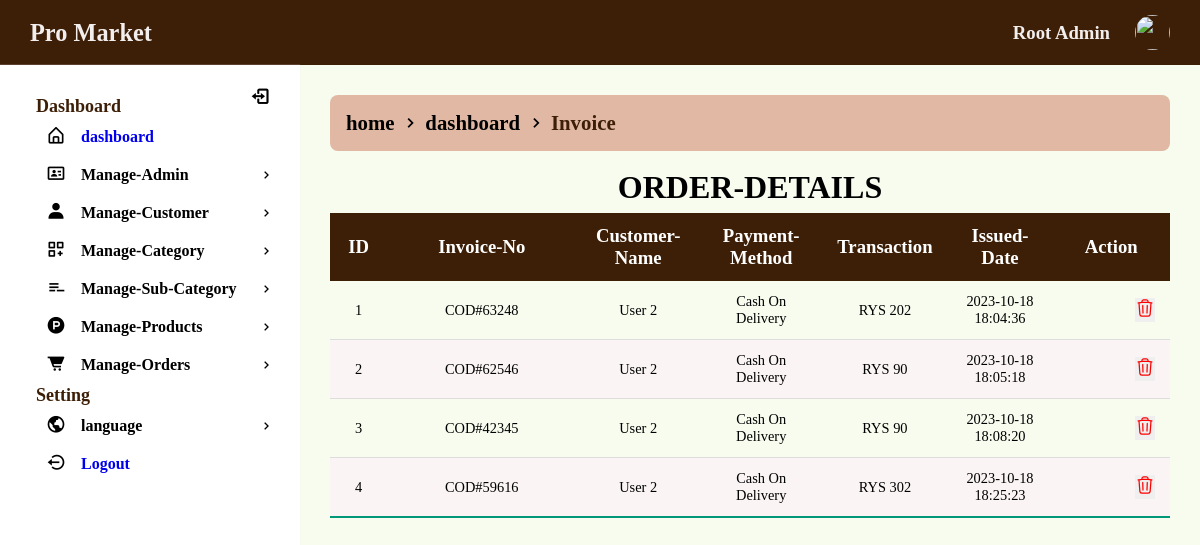
/admin/invoice-list (signed in), run on the app's committed database.
### tables this page shows
CREATE TABLE `invoices` (
  `id` int(11) NOT NULL COMMENT 'INVOICE ID',
  `invoice_id` varchar(128) NOT NULL,
  `customer_id` int(11) NOT NULL,
  `shipping_id` int(11) NOT NULL,
  `order_id` int(11) NOT NULL,
  `transaction_amount` double NOT NULL,
  `created_at` datetime DEFAULT NULL,
  `updated_at` datetime DEFAULT NULL
);

CREATE TABLE `customers` (
  `id` int(11) NOT NULL COMMENT 'CUSTOMERS ID',
  `customer_name` varchar(128) NOT NULL,
  `customer_email` varchar(64) NOT NULL,
  `customer_mobile` varchar(16) NOT NULL,
  `customer_address` varchar(256) NOT NULL,
  `customer_password` varchar(128) NOT NULL,
  `customer_status` enum('Active','Inactive') NOT NULL DEFAULT 'Active',
  `created_at` datetime DEFAULT NULL,
  `updated_at` datetime DEFAULT NULL
);

CREATE TABLE `orders` (
  `id` int(11) NOT NULL COMMENT 'ORDERS ID',
  `customer_id` int(11) NOT NULL,
  `order_date` datetime NOT NULL,
  `sub_total` double NOT NULL,
  `tax` double NOT NULL,
  `delivery_charge` int(11) NOT NULL,
  `discount_amount` double NOT NULL,
  `grand_total` double NOT NULL,
  `payment_method` enum('SSL COMMERZ','PayPal','Cash On Delivery') NOT NULL DEFAULT 'Cash On Delivery',
  `transaction_id` varchar(256) NOT NULL,
  `transaction_status` enum('Paid','Unpaid') NOT NULL DEFAULT 'Paid',
  `order_item_status` enum('Pending','Processing','Completed','Cancelled') NOT NULL DEFAULT 'Pending',
  `created_at` datetime DEFAULT NULL,
  `updated_at` datetime DEFAULT NULL
);

### admin/app/Controllers/View.php (called while the page is built, shortened)
<?php
class View
{
	public function loadContent($directory, $page_name)
	{
		include("resource/view/".$directory."/".$page_name.".php");
	}
}
?>

### common/Helper.php (called while the page is built, shortened)
<?php
class Helper
{
	public $connection;
	public function __construct()
	{
		$this->connection = new PDO('mysql:host='.$GLOBALS['DBHOST'].';dbname='.$GLOBALS['DBNAME'].';charset=utf8', $GLOBALS['DBUSER'], $GLOBALS['DBPASS']);
		$this->connection->setAttribute(PDO::ATTR_ERRMODE, PDO::ERRMODE_EXCEPTION);
		$this->connection->setAttribute(PDO::ATTR_EMULATE_PREPARES, false);
	}
	public function selectJoinData($columnName, $tableName, $joinType = "INNER", $onCondition, $whereValue = 0, $formatBy = 0, $paginate = 0)
	{
		try
		{
			if($columnName == "*")
			{
				$sql1 = "SELECT ";
				$sql2 = "*";
			}
			else
			{
				$sql1 = "SELECT ";
				foreach($columnName AS $ca1Column => $ca1Value)
				{
					@$sql2 .= "$ca1Value, ";
				}
				$sql2 = rtrim(@$sql2, ", ");
			}
			$sql3 = " FROM `" . $tableName['MAIN'] . "`";
			foreach($onCondition AS $on1Column => $on1Value)
			{
				@$sql4 .= " " . $joinType . " JOIN `" . $tableName[$on1Column] . "` ON " . $on1Value[0] . " = " . $on1Value[1];
			}
			if(@$formatBy['ASC'])
				$sql7 = " ORDER BY " . $formatBy['ASC'] . " ASC";
			else if(@$formatBy['DESC'])
				$sql7 = " ORDER BY " . $formatBy['DESC'] . " DESC";
			else
				$sql7 = "";
			if($whereValue != 0)
			{
				$sql5 = " WHERE ";
				foreach($whereValue AS $wa1Column => $wa1Value)
				{
					@$sql6 .= $wa1Column . " = " . "'" . $wa1Value . "' AND ";
				}
				$sql6 = trim($sql6); $sql6 = rtrim($sql6, "AND"); $sql6 = trim($sql6);
				$preSQL = $sql1 . $sql2 . $sql3 . $sql4 . $sql5 . $sql6 . $sql7;
			}
			else
			{
				$preSQL = $sql1 . $sql2 . $sql3 . $sql4 . $sql7;
			}
			$query = $this->connection->prepare($preSQL);
			$query->execute();
			$dataSelected = $query->fetchAll(PDO::FETCH_ASSOC);
			return $dataSelected;
		}
		catch(Exception $e)
		{
			return 0;
		}
	}
}
?>

### admin/resource/view/include/index.php (called while the page is built, shortened)
<?php
include_once("../common/Helper.php");
include("../common/breadcrumb.php");
$eloquent = new Helper;

### admin/resource/view/invoice/invoice-list.php (the view, shortened to what this page needs)
<?php
include("resource/view/include/index.php");
$columnName = $tableName = $joinType = $onCondition = null;
$columnName["1"] = "invoices.id";
$columnName["2"] = "invoices.invoice_id";
$columnName["3"] = "invoices.created_at";
$columnName["4"] = "customers.customer_name";
$columnName["5"] = "orders.payment_method";
$columnName["6"] = "orders.grand_total";
$tableName["MAIN"] = "invoices";
$joinType = "INNER";
$tableName["1"] = "orders";
$tableName["2"] = "customers";
$onCondition["1"] = ["invoices.order_id", "orders.id"];
$onCondition["2"] = ["invoices.customer_id", "customers.id"];
$invoiceData = $eloquent->selectJoinData($columnName, $tableName, $joinType, $onCondition);
?>
<div class="wrapper">
	<div class="row">
	<?php
		$links = [
			['url' => 'dashboard', 'label' => $t('home', 1)],
			['url' => 'dashboard', 'label' => $t('dashboard', 1)],
			['url' => '', 'label' => $t('Invoice', 1)],
		];
		echo BreadcrumbGenerator::generateBreadcrumb($links);
		?>
			<section class="panel">
				<header class="panel-heading">
				</header>
				<div class="panel-body">
					<div class="div-table">
					<table class="styled-table" id="dynamic-table">
							<thead>
								<tr>
									<th style="width: 7%"><?php $t('ID') ?> </th>
									<th style="width: 25%"><?php $t('Invoice-No') ?> </th>
									<th style="width: 15%"><?php $t('Customer-Name') ?> </th>
									<th style="width: 15%"><?php $t('Payment-Method') ?></th>
									<th style="width: 10%"><?php $t('Transaction') ?></th>
									<th style="width: 13%"><?php $t('Issued-Date') ?></th>
									<th style="width: 15%"><?php $t('Action') ?></th>
								</tr>
							</thead>
							<tbody>
							<?php
								$n = 1;
								foreach ($invoiceData as $eachRow)
								{
									echo '
										<tr class="gradeX">
											<td>'. $n .'</td>
											<td>'. $eachRow["invoice_id"] .'</td>
											<td>'. $eachRow["customer_name"] .'</td>
											<td>'. $eachRow["payment_method"] .'</td>
											<td>'. $GLOBALS['CURRENCY'] ." ". $eachRow["grand_total"] .'</td>
											<td>'. $eachRow["created_at"] .'</td>
											<td >
												<div class="flex-button">
													<form action="" method="post" style="display: inline">
														<input type="hidden" name="remove_inovice" value="'. $eachRow['id'] .'"/>
														<button name="invoice_delete"  class="btn-switch" type="submit">
														<img src="../public/assets/images/delete.svg" class="hero-icon delete" alt="Delete">
														</button>
													</form>
												</div>
											</td>
										</tr>
									';
								$n++;
								}
							?>
							</tbody>
						</table>
					</div>
				</div>
			</section>
		</div>
</div>

### public/assets/css/admin/admin.css (style rules this page uses)
body { overflow: hidden; }
.wrapper { padding: 20px; }
.panel-heading { line-height: 1; font-size: 2rem; font-weight: bold; text-align: center; padding: 10px; }
.styled-table { border-collapse: collapse; font-size: 0.9em; min-width: 400px; box-shadow: 0 0 20px rgba(0, 0, 0, 0.15); }
.styled-table thead { border-radius: 1em; }
.styled-table thead tr { background-color: var(--main-color); color: #ffffff; text-align: left; }
.styled-table th { font-size: 1.3em; font-weight: bold; }
.styled-table th, .styled-table td { padding: 12px 15px; text-align: center; }
.styled-table tbody tr { border-bottom: 1px solid #dddddd; }
.styled-table tbody tr:nth-of-type(even) { background-color: #faf4f4; }
.styled-table tbody tr:last-of-type { border-bottom: 2px solid #009879; }
.div-table { overflow-x: scroll; }
.flex-button { display: flex; flex-direction: row-reverse; gap: 10px; }
.hero-icon { width: 20px; height: 20px; }
.delete { color: red; }

### public/assets/css/admin/switch.css (style rules this page uses)
.btn-switch { border: none; outline: none; cursor: pointer; }

### public/assets/css/common/basic.css (style rules this page uses)
*, *::before, *::after { margin: 0; padding: 0; box-sizing: border-box; }
html { scroll-behavior: smooth; font-family: "Times New Roman", Times, serif; }
body, button, input, textarea { font-family: "Times New Roman", Times, serif; }
body { background-color: #f3e8ff; transition: all 0.5s ease; }

### public/assets/css/common/colors.css (style rules this page uses)
:root { --main1-color: rgb(216, 180, 254); --white-color: #fff; --grey-color: #ecdada; --sec-color:#eff5ee; --thr-color:#e0b8a4; --grey-color-light: #f3eeee; --coorect-color:#385442; --main-color:#3d1f07; --black-color:#000; }

### data on the page
invoices: invoice "COD#63248", customer.customer_name "User 2", order.payment_method "Cash On Delivery", order.grand_total "202", created_at "2023-10-18 18:04:36"
invoices: invoice "COD#62546", customer.customer_name "User 2", order.payment_method "Cash On Delivery", order.grand_total "90", created_at "2023-10-18 18:05:18"
invoices: invoice "COD#42345", customer.customer_name "User 2", order.payment_method "Cash On Delivery", order.grand_total "90", created_at "2023-10-18 18:08:20"
invoices: invoice "COD#59616", customer.customer_name "User 2", order.payment_method "Cash On Delivery", order.grand_total "302", created_at "2023-10-18 18:25:23"

### other printed values
$GLOBALS['NameWebsite'] "Pro Market"
$_SESSION['SMC_login_admin_name'] "Root Admin"
$key "dashboard Manage-Category language Logout ORDER-DETAILS ID Invoice-No Customer-Name Payment-Method Transaction Issued-Date Action"
$t('Manage-Admin',1) "Manage-Admin"
$t('Manage-Customer',1) "Manage-Customer"
$t('Manage-Sub-Category',1) "Manage-Sub-Category"
$t('Manage-Products',1) "Manage-Products"
$t('Manage-Orders',1) "Manage-Orders"
$link['label'] "home"
$link['label'] "dashboard"
$link['label'] "Invoice"
